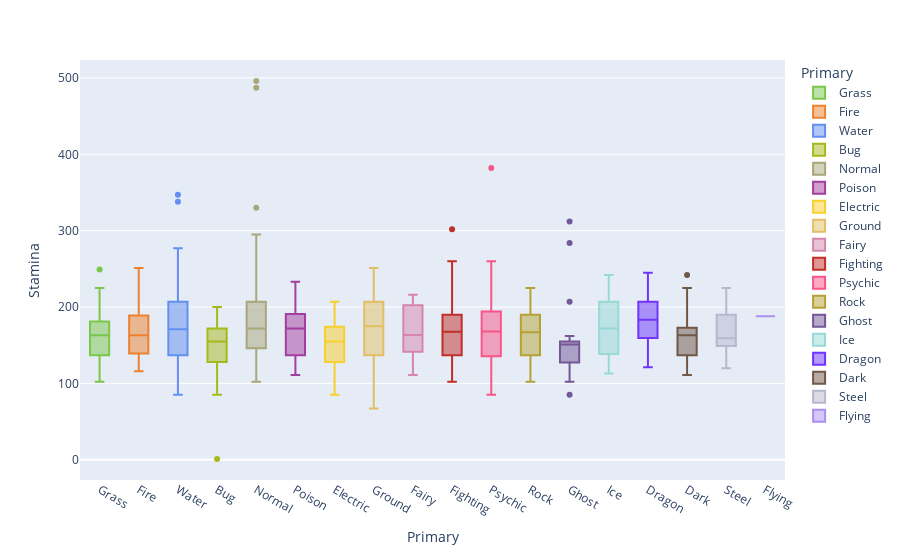

The notebook cell this image was saved under:
### Code cell
#maybe second graphic?
fig=px.box(pokemon, x="Primary", y="Stamina",hover_name="Name",
       color="Primary", color_discrete_map=colours)

fig.show()

### Figure 1 — Plotly figure (JSON) as saved in the notebook; plotly's stock layout.template omitted (floating-point values rounded to 4 significant figures)
{"data": [{"alignmentgroup": "True", "hovertemplate": "<b>%{hovertext}</b><br><br>Primary=%{x}<br>Stamina=%{y}<extra></extra>", "hovertext": ["Bulbasaur", "Ivysaur", "Venusaur", "Oddish", "Gloom", "Vileplume", "Bellsprout", "Weepinbell", "Victreebel", "Exeggcute", "Exeggutor", "Tangela", "Chikorita", "Bayleef", "Meganium", "Bellossom", "Hoppip", "Skiploom", "Jumpluff", "Sunkern", "Sunflora", "Treecko", "Grovyle", "Sceptile", "Seedot", "Nuzleaf", "Shiftry", "Shroomish", "Breloom", "Roselia", "Cacnea", "Cacturne", "Tropius", "Turtwig", "Grotle", "Torterra", "Budew", "Roserade", "Cherubi", "Cherrim", "Carnivine", "Snover", "Abomasnow", "Tangrowth", "Leafeon", "Shaymin", "Snivy", "Servine", "Serperior", "Pansage", "Simisage", "Cottonee", "Whimsicott", "Petilil", "Lilligant", "Maractus", "Foongus", "Amoonguss", "Ferroseed", "Ferrothorn", "Virizion"], "legendgroup": "Grass", "marker": {"color": "#7AC74C"}, "name": "Grass", "notched": false, "offsetgroup": "Grass", "orientation": "v", "showlegend": true, "type": "box", "x": ["Grass", "Grass", "Grass", "Grass", "Grass", "Grass", "Grass", "Grass", "Grass", "Grass", "Grass", "Grass", "Grass", "Grass", "Grass", "Grass", "Grass", "Grass", "Grass", "Grass", "Grass", "Grass", "Grass", "Grass", "Grass", "Grass", "Grass", "Grass", "Grass", "Grass", "Grass", "Grass", "Grass", "Grass", "Grass", "Grass", "Grass", "Grass", "Grass", "Grass", "Grass", "Grass", "Grass", "Grass", "Grass", "Grass", "Grass", "Grass", "Grass", "Grass", "Grass", "Grass", "Grass", "Grass", "Grass", "Grass", "Grass", "Grass", "Grass", "Grass", "Grass"], "x0": " ", "xaxis": "x", "y": [128, 155, 190, 128, 155, 181, 137, 163, 190, 155, 216, 163, 128, 155, 190, 181, 111, 146, 181, 102, 181, 120, 137, 172, 120, 172, 207, 155, 155, 137, 137, 172, 223, 146, 181, 216, 120, 155, 128, 172, 179, 155, 207, 225, 163, 225, 128, 155, 181, 137, 181, 120, 155, 128, 172, 181, 170, 249, 127, 179, 209], "y0": " ", "yaxis": "y"}, {"alignmentgroup": "True", "hovertemplate": "<b>%{hovertext}</b><br><br>Primary=%{x}<br>Stamina=%{y}<extra></extra>", "hovertext": ["Charmander", "Charmeleon", "Charizard", "Vulpix", "Ninetales", "Growlithe", "Arcanine", "Ponyta", "Rapidash", "Magmar", "Flareon", "Moltres", "Cyndaquil", "Quilava", "Typhlosion", "Slugma", "Magcargo", "Magby", "Entei", "Ho-Oh", "Torchic", "Combusken", "Blaziken", "Numel", "Camerupt", "Torkoal", "Chimchar", "Monferno", "Infernape", "Magmortar", "Heatran", "Tepig", "Pignite", "Emboar", "Pansear", "Simisear", "Darumaka", "Darmanitan", "Heatmor"], "legendgroup": "Fire", "marker": {"color": "#EE8130"}, "name": "Fire", "notched": false, "offsetgroup": "Fire", "orientation": "v", "showlegend": true, "type": "box", "x": ["Fire", "Fire", "Fire", "Fire", "Fire", "Fire", "Fire", "Fire", "Fire", "Fire", "Fire", "Fire", "Fire", "Fire", "Fire", "Fire", "Fire", "Fire", "Fire", "Fire", "Fire", "Fire", "Fire", "Fire", "Fire", "Fire", "Fire", "Fire", "Fire", "Fire", "Fire", "Fire", "Fire", "Fire", "Fire", "Fire", "Fire", "Fire", "Fire"], "x0": " ", "xaxis": "x", "y": [118, 151, 186, 116, 177, 146, 207, 137, 163, 163, 163, 207, 118, 151, 186, 120, 137, 128, 251, 214, 128, 155, 190, 155, 172, 172, 127, 162, 183, 181, 209, 163, 207, 242, 137, 181, 172, 233, 198], "y0": " ", "yaxis": "y"}, {"alignmentgroup": "True", "hovertemplate": "<b>%{hovertext}</b><br><br>Primary=%{x}<br>Stamina=%{y}<extra></extra>", "hovertext": ["Squirtle", "Wartortle", "Blastoise", "Psyduck", "Golduck", "Poliwag", "Poliwhirl", "Poliwrath", "Tentacool", "Tentacruel", "Slowpoke", "Slowbro", "Seel", "Dewgong", "Shellder", "Cloyster", "Krabby", "Kingler", "Horsea", "Seadra", "Goldeen", "Seaking", "Staryu", "Starmie", "Magikarp", "Gyarados", "Lapras", "Vaporeon", "Totodile", "Croconaw", "Feraligatr", "Chinchou", "Lanturn", "Marill", "Azumarill", "Politoed", "Wooper", "Quagsire", "Slowking", "Qwilfish", "Corsola", "Remoraid", "Octillery", "Mantine", "Kingdra", "Suicune", "Mudkip", "Marshtomp", "Swampert", "Lotad", "Lombre", "Ludicolo", "Wingull", "Pelipper", "Carvanha", "Sharpedo", "Wailmer", "Wailord", "Barboach", "Whiscash", "Corphish", "Crawdaunt", "Feebas", "Milotic", "Clamperl", "Huntail", "Gorebyss", "Relicanth", "Luvdisc", "Kyogre", "Piplup", "Prinplup", "Empoleon", "Buizel", "Floatzel", "Shellos", "Gastrodon", "Finneon", "Lumineon", "Mantyke", "Palkia", "Phione", "Manaphy", "Oshawott", "Dewott", "Samurott", "Panpour", "Simipour", "Tympole", "Palpitoad", "Seismitoad", "Basculin", "Tirtouga", "Carracosta", "Ducklett", "Swanna", "Frillish", "Jellicent", "Alomomola", "Keldeo"], "legendgroup": "Water", "marker": {"color": "#6390F0"}, "name": "Water", "notched": false, "offsetgroup": "Water", "orientation": "v", "showlegend": true, "type": "box", "x": ["Water", "Water", "Water", "Water", "Water", "Water", "Water", "Water", "Water", "Water", "Water", "Water", "Water", "Water", "Water", "Water", "Water", "Water", "Water", "Water", "Water", "Water", "Water", "Water", "Water", "Water", "Water", "Water", "Water", "Water", "Water", "Water", "Water", "Water", "Water", "Water", "Water", "Water", "Water", "Water", "Water", "Water", "Water", "Water", "Water", "Water", "Water", "Water", "Water", "Water", "Water", "Water", "Water", "Water", "Water", "Water", "Water", "Water", "Water", "Water", "Water", "Water", "Water", "Water", "Water", "Water", "Water", "Water", "Water", "Water", "Water", "Water", "Water", "Water", "Water", "Water", "Water", "Water", "Water", "Water", "Water", "Water", "Water", "Water", "Water", "Water", "Water", "Water", "Water", "Water", "Water", "Water", "Water", "Water", "Water", "Water", "Water", "Water", "Water", "Water"], "x0": " ", "xaxis": "x", "y": [127, 153, 188, 137, 190, 120, 163, 207, 120, 190, 207, 216, 163, 207, 102, 137, 102, 146, 102, 146, 128, 190, 102, 155, 85, 216, 277, 277, 137, 163, 198, 181, 268, 172, 225, 207, 146, 216, 216, 163, 146, 111, 181, 163, 181, 225, 137, 172, 225, 120, 155, 190, 120, 155, 128, 172, 277, 347, 137, 242, 125, 160, 85, 216, 111, 146, 146, 225, 125, 205, 142, 162, 197, 146, 198, 183, 244, 135, 170, 128, 189, 190, 225, 146, 181, 216, 137, 181, 137, 181, 233, 172, 144, 179, 158, 181, 146, 225, 338, 209], "y0": " ", "yaxis": "y"}, {"alignmentgroup": "True", "hovertemplate": "<b>%{hovertext}</b><br><br>Primary=%{x}<br>Stamina=%{y}<extra></extra>", "hovertext": ["Caterpie", "Metapod", "Butterfree", "Weedle", "Kakuna", "Beedrill", "Paras", "Parasect", "Venonat", "Venomoth", "Scyther", "Pinsir", "Ledyba", "Ledian", "Spinarak", "Ariados", "Yanma", "Pineco", "Forretress", "Scizor", "Shuckle", "Heracross", "Wurmple", "Silcoon", "Beautifly", "Cascoon", "Dustox", "Surskit", "Masquerain", "Nincada", "Ninjask", "Shedinja", "Volbeat", "Illumise", "Kricketot", "Kricketune", "Burmy", "Wormadam", "Mothim", "Combee", "Vespiquen", "Yanmega", "Sewaddle", "Swadloon", "Leavanny", "Venipede", "Whirlipede", "Scolipede", "Dwebble", "Crustle", "Karrablast", "Escavalier", "Joltik", "Galvantula", "Shelmet", "Accelgor", "Durant", "Larvesta", "Volcarona", "Genesect"], "legendgroup": "Bug", "marker": {"color": "#A6B91A"}, "name": "Bug", "notched": false, "offsetgroup": "Bug", "orientation": "v", "showlegend": true, "type": "box", "x": ["Bug", "Bug", "Bug", "Bug", "Bug", "Bug", "Bug", "Bug", "Bug", "Bug", "Bug", "Bug", "Bug", "Bug", "Bug", "Bug", "Bug", "Bug", "Bug", "Bug", "Bug", "Bug", "Bug", "Bug", "Bug", "Bug", "Bug", "Bug", "Bug", "Bug", "Bug", "Bug", "Bug", "Bug", "Bug", "Bug", "Bug", "Bug", "Bug", "Bug", "Bug", "Bug", "Bug", "Bug", "Bug", "Bug", "Bug", "Bug", "Bug", "Bug", "Bug", "Bug", "Bug", "Bug", "Bug", "Bug", "Bug", "Bug", "Bug", "Bug"], "x0": " ", "xaxis": "x", "y": [128, 137, 155, 120, 128, 163, 111, 155, 155, 172, 172, 163, 120, 146, 120, 172, 163, 137, 181, 172, 85, 190, 128, 137, 155, 137, 155, 120, 172, 104, 156, 1, 163, 163, 114, 184, 120, 155, 172, 102, 172, 200, 128, 146, 181, 102, 120, 155, 137, 172, 137, 172, 137, 172, 137, 190, 151, 146, 198, 174], "y0": " ", "yaxis": "y"}, {"alignmentgroup": "True", "hovertemplate": "<b>%{hovertext}</b><br><br>Primary=%{x}<br>Stamina=%{y}<extra></extra>", "hovertext": ["Pidgey", "Pidgeotto", "Pidgeot", "Rattata", "Raticate", "Spearow", "Fearow", "Jigglypuff", "Wigglytuff", "Meowth", "Persian", "Farfetch'd", "Doduo", "Dodrio", "Lickitung", "Chansey", "Kangaskhan", "Tauros", "Ditto", "Eevee", "Porygon", "Snorlax", "Sentret", "Furret", "Hoothoot", "Noctowl", "Igglybuff", "Aipom", "Girafarig", "Dunsparce", "Teddiursa", "Ursaring", "Porygon2", "Stantler", "Smeargle", "Miltank", "Blissey", "Zigzagoon", "Linoone", "Taillow", "Swellow", "Slakoth", "Vigoroth", "Slaking", "Whismur", "Loudred", "Exploud", "Azurill", "Skitty", "Delcatty", "Spinda", "Swablu", "Zangoose", "Castform", "Kecleon", "Starly", "Staravia", "Staraptor", "Bidoof", "Bibarel", "Ambipom", "Buneary", "Lopunny", "Glameow", "Purugly", "Happiny", "Chatot", "Munchlax", "Lickilicky", "Porygon-Z", "Regigigas", "Arceus", "Patrat", "Watchog", "Lillipup", "Herdier", "Stoutland", "Pidove", "Tranquill", "Unfezant", "Audino", "Minccino", "Cinccino", "Deerling", "Sawsbuck", "Bouffalant", "Rufflet", "Braviary", "Meloetta"], "legendgroup": "Normal", "marker": {"color": "#A8A77A"}, "name": "Normal", "notched": false, "offsetgroup": "Normal", "orientation": "v", "showlegend": true, "type": "box", "x": ["Normal", "Normal", "Normal", "Normal", "Normal", "Normal", "Normal", "Normal", "Normal", "Normal", "Normal", "Normal", "Normal", "Normal", "Normal", "Normal", "Normal", "Normal", "Normal", "Normal", "Normal", "Normal", "Normal", "Normal", "Normal", "Normal", "Normal", "Normal", "Normal", "Normal", "Normal", "Normal", "Normal", "Normal", "Normal", "Normal", "Normal", "Normal", "Normal", "Normal", "Normal", "Normal", "Normal", "Normal", "Normal", "Normal", "Normal", "Normal", "Normal", "Normal", "Normal", "Normal", "Normal", "Normal", "Normal", "Normal", "Normal", "Normal", "Normal", "Normal", "Normal", "Normal", "Normal", "Normal", "Normal", "Normal", "Normal", "Normal", "Normal", "Normal", "Normal", "Normal", "Normal", "Normal", "Normal", "Normal", "Normal", "Normal", "Normal", "Normal", "Normal", "Normal", "Normal", "Normal", "Normal", "Normal", "Normal", "Normal", "Normal"], "x0": " ", "xaxis": "x", "y": [120, 160, 195, 102, 146, 120, 163, 251, 295, 120, 163, 141, 111, 155, 207, 487, 233, 181, 134, 146, 163, 330, 111, 198, 155, 225, 207, 146, 172, 225, 155, 207, 198, 177, 146, 216, 496, 116, 186, 120, 155, 155, 190, 284, 162, 197, 232, 137, 137, 172, 155, 128, 177, 172, 155, 120, 146, 198, 153, 188, 181, 146, 163, 135, 174, 225, 183, 286, 242, 198, 221, 237, 128, 155, 128, 163, 198, 137, 158, 190, 230, 146, 181, 155, 190, 216, 172, 225, 225], "y0": " ", "yaxis": "y"}, {"alignmentgroup": "True", "hovertemplate": "<b>%{hovertext}</b><br><br>Primary=%{x}<br>Stamina=%{y}<extra></extra>", "hovertext": ["Ekans", "Arbok", "Nidoran♀", "Nidorina", "Nidoqueen", "Nidoran♂", "Nidorino", "Nidoking", "Zubat", "Golbat", "Grimer", "Muk", "Koffing", "Weezing", "Crobat", "Gulpin", "Swalot", "Seviper", "Stunky", "Skuntank", "Skorupi", "Drapion", "Croagunk", "Toxicroak", "Trubbish", "Garbodor"], "legendgroup": "Poison", "marker": {"color": "#A33EA1"}, "name": "Poison", "notched": false, "offsetgroup": "Poison", "orientation": "v", "showlegend": true, "type": "box", "x": ["Poison", "Poison", "Poison", "Poison", "Poison", "Poison", "Poison", "Poison", "Poison", "Poison", "Poison", "Poison", "Poison", "Poison", "Poison", "Poison", "Poison", "Poison", "Poison", "Poison", "Poison", "Poison", "Poison", "Poison", "Poison", "Poison"], "x0": " ", "xaxis": "x", "y": [111, 155, 146, 172, 207, 130, 156, 191, 120, 181, 190, 233, 120, 163, 198, 172, 225, 177, 160, 230, 120, 172, 134, 195, 137, 190], "y0": " ", "yaxis": "y"}, {"alignmentgroup": "True", "hovertemplate": "<b>%{hovertext}</b><br><br>Primary=%{x}<br>Stamina=%{y}<extra></extra>", "hovertext": ["Pikachu", "Raichu", "Magnemite", "Magneton", "Voltorb", "Electrode", "Electabuzz", "Jolteon", "Zapdos", "Pichu", "Mareep", "Flaaffy", "Ampharos", "Elekid", "Raikou", "Electrike", "Manectric", "Plusle", "Minun", "Shinx", "Luxio", "Luxray", "Pachirisu", "Magnezone", "Electivire", "Rotom", "Blitzle", "Zebstrika", "Emolga", "Tynamo", "Eelektrik", "Eelektross", "Thundurus"], "legendgroup": "Electric", "marker": {"color": "#F7D02C"}, "name": "Electric", "notched": false, "offsetgroup": "Electric", "orientation": "v", "showlegend": true, "type": "box", "x": ["Electric", "Electric", "Electric", "Electric", "Electric", "Electric", "Electric", "Electric", "Electric", "Electric", "Electric", "Electric", "Electric", "Electric", "Electric", "Electric", "Electric", "Electric", "Electric", "Electric", "Electric", "Electric", "Electric", "Electric", "Electric", "Electric", "Electric", "Electric", "Electric", "Electric", "Electric", "Electric", "Electric"], "x0": " ", "xaxis": "x", "y": [111, 155, 93, 137, 120, 155, 163, 163, 207, 85, 146, 172, 207, 128, 207, 120, 172, 155, 155, 128, 155, 190, 155, 172, 181, 137, 128, 181, 146, 111, 163, 198, 188], "y0": " ", "yaxis": "y"}, {"alignmentgroup": "True", "hovertemplate": "<b>%{hovertext}</b><br><br>Primary=%{x}<br>Stamina=%{y}<extra></extra>", "hovertext": ["Sandshrew", "Sandslash", "Diglett", "Dugtrio", "Cubone", "Marowak", "Rhyhorn", "Rhydon", "Gligar", "Phanpy", "Donphan", "Trapinch", "Vibrava", "Flygon", "Baltoy", "Claydol", "Groudon", "Hippopotas", "Hippowdon", "Rhyperior", "Gliscor", "Drilbur", "Excadrill", "Sandile", "Krokorok", "Krookodile", "Stunfisk", "Golett", "Golurk", "Landorus"], "legendgroup": "Ground", "marker": {"color": "#E2BF65"}, "name": "Ground", "notched": false, "offsetgroup": "Ground", "orientation": "v", "showlegend": true, "type": "box", "x": ["Ground", "Ground", "Ground", "Ground", "Ground", "Ground", "Ground", "Ground", "Ground", "Ground", "Ground", "Ground", "Ground", "Ground", "Ground", "Ground", "Ground", "Ground", "Ground", "Ground", "Ground", "Ground", "Ground", "Ground", "Ground", "Ground", "Ground", "Ground", "Ground", "Ground"], "x0": " ", "xaxis": "x", "y": [137, 181, 67, 111, 137, 155, 190, 233, 163, 207, 207, 128, 137, 190, 120, 155, 205, 169, 239, 251, 181, 155, 242, 137, 155, 216, 240, 153, 205, 205], "y0": " ", "yaxis": "y"}, {"alignmentgroup": "True", "hovertemplate": "<b>%{hovertext}</b><br><br>Primary=%{x}<br>Stamina=%{y}<extra></extra>", "hovertext": ["Clefairy", "Clefable", "Cleffa", "Togepi", "Togetic", "Snubbull", "Granbull", "Togekiss"], "legendgroup": "Fairy", "marker": {"color": "#D685AD"}, "name": "Fairy", "notched": false, "offsetgroup": "Fairy", "orientation": "v", "showlegend": true, "type": "box", "x": ["Fairy", "Fairy", "Fairy", "Fairy", "Fairy", "Fairy", "Fairy", "Fairy"], "x0": " ", "xaxis": "x", "y": [172, 216, 137, 111, 146, 155, 207, 198], "y0": " ", "yaxis": "y"}, {"alignmentgroup": "True", "hovertemplate": "<b>%{hovertext}</b><br><br>Primary=%{x}<br>Stamina=%{y}<extra></extra>", "hovertext": ["Mankey", "Primeape", "Machop", "Machoke", "Machamp", "Hitmonlee", "Hitmonchan", "Tyrogue", "Hitmontop", "Makuhita", "Hariyama", "Meditite", "Medicham", "Riolu", "Lucario", "Timburr", "Gurdurr", "Conkeldurr", "Throh", "Sawk", "Mienfoo", "Mienshao"], "legendgroup": "Fighting", "marker": {"color": "#C22E28"}, "name": "Fighting", "notched": false, "offsetgroup": "Fighting", "orientation": "v", "showlegend": true, "type": "box", "x": ["Fighting", "Fighting", "Fighting", "Fighting", "Fighting", "Fighting", "Fighting", "Fighting", "Fighting", "Fighting", "Fighting", "Fighting", "Fighting", "Fighting", "Fighting", "Fighting", "Fighting", "Fighting", "Fighting", "Fighting", "Fighting", "Fighting"], "x0": " ", "xaxis": "x", "y": [120, 163, 172, 190, 207, 137, 137, 111, 137, 176, 302, 102, 155, 120, 172, 181, 198, 233, 260, 181, 128, 163], "y0": " ", "yaxis": "y"}, {"alignmentgroup": "True", "hovertemplate": "<b>%{hovertext}</b><br><br>Primary=%{x}<br>Stamina=%{y}<extra></extra>", "hovertext": ["Abra", "Kadabra", "Alakazam", "Drowzee", "Hypno", "Mr.", "Mewtwo", "Mew", "Natu", "Xatu", "Espeon", "Unown", "Wobbuffet", "Lugia", "Celebi", "Ralts", "Kirlia", "Gardevoir", "Spoink", "Grumpig", "Chimecho", "Wynaut", "Deoxys", "Chingling", "Mime", "Gallade", "Uxie", "Mesprit", "Azelf", "Cresselia", "Victini", "Munna", "Musharna", "Woobat", "Swoobat", "Sigilyph", "Gothita", "Gothorita", "Gothitelle", "Solosis", "Duosion", "Reuniclus", "Elgyem", "Beheeyem"], "legendgroup": "Psychic", "marker": {"color": "#F95587"}, "name": "Psychic", "notched": false, "offsetgroup": "Psychic", "orientation": "v", "showlegend": true, "type": "box", "x": ["Psychic", "Psychic", "Psychic", "Psychic", "Psychic", "Psychic", "Psychic", "Psychic", "Psychic", "Psychic", "Psychic", "Psychic", "Psychic", "Psychic", "Psychic", "Psychic", "Psychic", "Psychic", "Psychic", "Psychic", "Psychic", "Psychic", "Psychic", "Psychic", "Psychic", "Psychic", "Psychic", "Psychic", "Psychic", "Psychic", "Psychic", "Psychic", "Psychic", "Psychic", "Psychic", "Psychic", "Psychic", "Psychic", "Psychic", "Psychic", "Psychic", "Psychic", "Psychic", "Psychic"], "x0": " ", "xaxis": "x", "y": [93, 120, 146, 155, 198, 120, 214, 225, 120, 163, 163, 134, 382, 235, 225, 99, 116, 169, 155, 190, 181, 216, 137, 128, 85, 169, 181, 190, 181, 260, 225, 183, 253, 163, 167, 176, 128, 155, 172, 128, 163, 242, 146, 181], "y0": " ", "yaxis": "y"}, {"alignmentgroup": "True", "hovertemplate": "<b>%{hovertext}</b><br><br>Primary=%{x}<br>Stamina=%{y}<extra></extra>", "hovertext": ["Geodude", "Graveler", "Golem", "Onix", "Omanyte", "Omastar", "Kabuto", "Kabutops", "Aerodactyl", "Sudowoodo", "Larvitar", "Pupitar", "Tyranitar", "Nosepass", "Lunatone", "Solrock", "Lileep", "Cradily", "Anorith", "Armaldo", "Regirock", "Cranidos", "Rampardos", "Shieldon", "Bastiodon", "Bonsly", "Probopass", "Roggenrola", "Boldore", "Gigalith", "Archen", "Archeops", "Terrakion"], "legendgroup": "Rock", "marker": {"color": "#B6A136"}, "name": "Rock", "notched": false, "offsetgroup": "Rock", "orientation": "v", "showlegend": true, "type": "box", "x": ["Rock", "Rock", "Rock", "Rock", "Rock", "Rock", "Rock", "Rock", "Rock", "Rock", "Rock", "Rock", "Rock", "Rock", "Rock", "Rock", "Rock", "Rock", "Rock", "Rock", "Rock", "Rock", "Rock", "Rock", "Rock", "Rock", "Rock", "Rock", "Rock", "Rock", "Rock", "Rock", "Rock"], "x0": " ", "xaxis": "x", "y": [120, 146, 190, 111, 111, 172, 102, 155, 190, 172, 137, 172, 225, 102, 207, 207, 165, 200, 128, 181, 190, 167, 219, 102, 155, 137, 155, 146, 172, 198, 146, 181, 209], "y0": " ", "yaxis": "y"}, {"alignmentgroup": "True", "hovertemplate": "<b>%{hovertext}</b><br><br>Primary=%{x}<br>Stamina=%{y}<extra></extra>", "hovertext": ["Gastly", "Haunter", "Gengar", "Misdreavus", "Shuppet", "Banette", "Duskull", "Dusclops", "Drifloon", "Drifblim", "Mismagius", "Spiritomb", "Dusknoir", "Giratina", "Yamask", "Cofagrigus", "Litwick", "Lampent", "Chandelure"], "legendgroup": "Ghost", "marker": {"color": "#735797"}, "name": "Ghost", "notched": false, "offsetgroup": "Ghost", "orientation": "v", "showlegend": true, "type": "box", "x": ["Ghost", "Ghost", "Ghost", "Ghost", "Ghost", "Ghost", "Ghost", "Ghost", "Ghost", "Ghost", "Ghost", "Ghost", "Ghost", "Ghost", "Ghost", "Ghost", "Ghost", "Ghost", "Ghost"], "x0": " ", "xaxis": "x", "y": [102, 128, 155, 155, 127, 162, 85, 120, 207, 312, 155, 137, 128, 284, 116, 151, 137, 155, 155], "y0": " ", "yaxis": "y"}, {"alignmentgroup": "True", "hovertemplate": "<b>%{hovertext}</b><br><br>Primary=%{x}<br>Stamina=%{y}<extra></extra>", "hovertext": ["Jynx", "Articuno", "Swinub", "Piloswine", "Delibird", "Smoochum", "Snorunt", "Glalie", "Spheal", "Sealeo", "Walrein", "Regice", "Glaceon", "Mamoswine", "Froslass", "Vanillite", "Vanillish", "Vanilluxe", "Cubchoo", "Beartic", "Cryogonal"], "legendgroup": "Ice", "marker": {"color": "#96D9D6"}, "name": "Ice", "notched": false, "offsetgroup": "Ice", "orientation": "v", "showlegend": true, "type": "box", "x": ["Ice", "Ice", "Ice", "Ice", "Ice", "Ice", "Ice", "Ice", "Ice", "Ice", "Ice", "Ice", "Ice", "Ice", "Ice", "Ice", "Ice", "Ice", "Ice", "Ice", "Ice"], "x0": " ", "xaxis": "x", "y": [163, 207, 137, 225, 128, 128, 137, 190, 172, 207, 242, 190, 163, 242, 172, 113, 139, 174, 146, 216, 190], "y0": " ", "yaxis": "y"}, {"alignmentgroup": "True", "hovertemplate": "<b>%{hovertext}</b><br><br>Primary=%{x}<br>Stamina=%{y}<extra></extra>", "hovertext": ["Dratini", "Dragonair", "Dragonite", "Altaria", "Bagon", "Shelgon", "Salamence", "Latias", "Latios", "Rayquaza", "Gible", "Gabite", "Garchomp", "Axew", "Fraxure", "Haxorus", "Druddigon", "Reshiram", "Zekrom", "Kyurem"], "legendgroup": "Dragon", "marker": {"color": "#6F35FC"}, "name": "Dragon", "notched": false, "offsetgroup": "Dragon", "orientation": "v", "showlegend": true, "type": "box", "x": ["Dragon", "Dragon", "Dragon", "Dragon", "Dragon", "Dragon", "Dragon", "Dragon", "Dragon", "Dragon", "Dragon", "Dragon", "Dragon", "Dragon", "Dragon", "Dragon", "Dragon", "Dragon", "Dragon", "Dragon"], "x0": " ", "xaxis": "x", "y": [121, 156, 209, 181, 128, 163, 216, 190, 190, 213, 151, 169, 239, 130, 165, 183, 184, 205, 205, 245], "y0": " ", "yaxis": "y"}, {"alignmentgroup": "True", "hovertemplate": "<b>%{hovertext}</b><br><br>Primary=%{x}<br>Stamina=%{y}<extra></extra>", "hovertext": ["Umbreon", "Murkrow", "Sneasel", "Houndour", "Houndoom", "Poochyena", "Mightyena", "Sableye", "Absol", "Honchkrow", "Weavile", "Darkrai", "Purrloin", "Liepard", "Scraggy", "Scrafty", "Zorua", "Zoroark", "Pawniard", "Bisharp", "Vullaby", "Mandibuzz", "Deino", "Zweilous", "Hydreigon"], "legendgroup": "Dark", "marker": {"color": "#705746"}, "name": "Dark", "notched": false, "offsetgroup": "Dark", "orientation": "v", "showlegend": true, "type": "box", "x": ["Dark", "Dark", "Dark", "Dark", "Dark", "Dark", "Dark", "Dark", "Dark", "Dark", "Dark", "Dark", "Dark", "Dark", "Dark", "Dark", "Dark", "Dark", "Dark", "Dark", "Dark", "Dark", "Dark", "Dark", "Dark"], "x0": " ", "xaxis": "x", "y": [216, 155, 146, 128, 181, 111, 172, 137, 163, 225, 172, 172, 121, 162, 137, 163, 120, 155, 128, 163, 172, 242, 141, 176, 211], "y0": " ", "yaxis": "y"}, {"alignmentgroup": "True", "hovertemplate": "<b>%{hovertext}</b><br><br>Primary=%{x}<br>Stamina=%{y}<extra></extra>", "hovertext": ["Steelix", "Skarmory", "Mawile", "Aron", "Lairon", "Aggron", "Beldum", "Metang", "Metagross", "Registeel", "Jirachi", "Bronzor", "Bronzong", "Dialga", "Klink", "Klang", "Klinklang", "Cobalion"], "legendgroup": "Steel", "marker": {"color": "#B7B7CE"}, "name": "Steel", "notched": false, "offsetgroup": "Steel", "orientation": "v", "showlegend": true, "type": "box", "x": ["Steel", "Steel", "Steel", "Steel", "Steel", "Steel", "Steel", "Steel", "Steel", "Steel", "Steel", "Steel", "Steel", "Steel", "Steel", "Steel", "Steel", "Steel"], "x0": " ", "xaxis": "x", "y": [181, 163, 137, 137, 155, 172, 120, 155, 190, 190, 225, 149, 167, 205, 120, 155, 155, 209], "y0": " ", "yaxis": "y"}, {"alignmentgroup": "True", "hovertemplate": "<b>%{hovertext}</b><br><br>Primary=%{x}<br>Stamina=%{y}<extra></extra>", "hovertext": ["Tornadus"], "legendgroup": "Flying", "marker": {"color": "#A98FF3"}, "name": "Flying", "notched": false, "offsetgroup": "Flying", "orientation": "v", "showlegend": true, "type": "box", "x": ["Flying"], "x0": " ", "xaxis": "x", "y": [188], "y0": " ", "yaxis": "y"}], "layout": {"boxmode": "overlay", "legend": {"title": {"text": "Primary"}, "tracegroupgap": 0}, "margin": {"t": 60}, "xaxis": {"anchor": "y", "categoryarray": ["Grass", "Fire", "Water", "Bug", "Normal", "Poison", "Electric", "Ground", "Fairy", "Fighting", "Psychic", "Rock", "Ghost", "Ice", "Dragon", "Dark", "Steel", "Flying"], "categoryorder": "array", "domain": [0, 1], "title": {"text": "Primary"}}, "yaxis": {"anchor": "x", "domain": [0, 1], "title": {"text": "Stamina"}}}}
